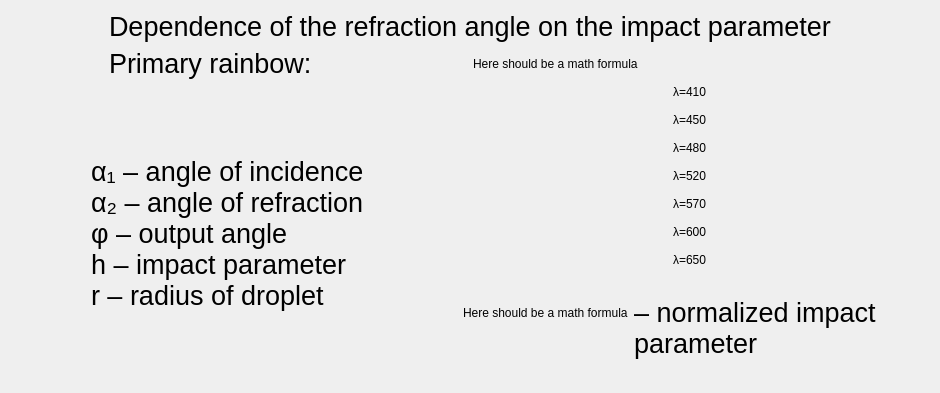
          <widget class="QWidget" name="slide2">
           <layout class="QVBoxLayout" name="verticalLayout_23">
            <item>
             <layout class="QHBoxLayout" name="hLayout_definition_slide2">
              <item>
               <spacer name="hlSpacer_definition_slide2">
                <property name="orientation">
                 <enum>Qt::Orientation::Horizontal</enum>
                </property>
                <property name="sizeHint" stdset="0">
                 <size>
                  <width>40</width>
                  <height>20</height>
                 </size>
                </property>
               </spacer>
              </item>
              <item>
               <layout class="QVBoxLayout" name="vLayout_description_slide2">
                <item>
                 <widget class="QLabel" name="label_definition_slide2">
                  <property name="font">
                   <font>
                    <pointsize>20</pointsize>
                   </font>
                  </property>
                  <property name="text">
                   <string>Dependence of the refraction angle on the impact parameter</string>
                  </property>
                 </widget>
                </item>
                <item>
                 <layout class="QHBoxLayout" name="hLayout_primary_slide2">
                  <item>
                   <widget class="QLabel" name="label_primary_slide2">
                    <property name="font">
                     <font>
                      <pointsize>20</pointsize>
                     </font>
                    </property>
                    <property name="text">
                     <string>Primary rainbow:</string>
                    </property>
                   </widget>
                  </item>
                  <item>
                   <widget class="QLabel" name="label_formula1_slide2">
                    <property name="text">
                     <string>Here should be a math formula</string>
                    </property>
                   </widget>
                  </item>
                 </layout>
                </item>
               </layout>
              </item>
              <item>
               <spacer name="hrSpacer_definition_slide2">
                <property name="orientation">
                 <enum>Qt::Orientation::Horizontal</enum>
                </property>
                <property name="sizeHint" stdset="0">
                 <size>
                  <width>40</width>
                  <height>20</height>
                 </size>
                </property>
               </spacer>
              </item>
             </layout>
            </item>
            <item>
             <layout class="QHBoxLayout" name="horizontalLayout_8">
              <item>
               <spacer name="horizontalSpacer_6">
                <property name="orientation">
                 <enum>Qt::Orientation::Horizontal</enum>
                </property>
                <property name="sizeType">
                 <enum>QSizePolicy::Policy::Fixed</enum>
                </property>
                <property name="sizeHint" stdset="0">
                 <size>
                  <width>40</width>
                  <height>20</height>
                 </size>
                </property>
               </spacer>
              </item>
              <item>
               <layout class="QVBoxLayout" name="verticalLayout_19">
                <item>
                 <layout class="QHBoxLayout" name="glWidgetLayout_slide2"/>
                </item>
                <item>
                 <layout class="QHBoxLayout" name="horizontalLayout_3">
                  <item>
                   <spacer name="horizontalSpacer_12">
                    <property name="orientation">
                     <enum>Qt::Orientation::Horizontal</enum>
                    </property>
                    <property name="sizeHint" stdset="0">
                     <size>
                      <width>40</width>
                      <height>20</height>
                     </size>
                    </property>
                   </spacer>
                  </item>
                  <item>
                   <widget class="QLabel" name="label_description_slide2">
                    <property name="font">
                     <font>
                      <pointsize>20</pointsize>
                     </font>
                    </property>
                    <property name="text">
                     <string>α₁ – angle of incidence
α₂ – angle of refraction
φ – output angle
h – impact parameter
r – radius of droplet</string>
                    </property>
                    <property name="alignment">
                     <set>Qt::AlignmentFlag::AlignLeading|Qt::AlignmentFlag::AlignLeft|Qt::AlignmentFlag::AlignVCenter</set>
                    </property>
                   </widget>
                  </item>
                  <item>
                   <spacer name="horizontalSpacer_13">
                    <property name="orientation">
                     <enum>Qt::Orientation::Horizontal</enum>
                    </property>
                    <property name="sizeHint" stdset="0">
                     <size>
                      <width>40</width>
                      <height>20</height>
                     </size>
                    </property>
                   </spacer>
                  </item>
                 </layout>
                </item>
               </layout>
              </item>
              <item>
               <spacer name="horizontalSpacer_7">
                <property name="orientation">
                 <enum>Qt::Orientation::Horizontal</enum>
                </property>
                <property name="sizeType">
                 <enum>QSizePolicy::Policy::Fixed</enum>
                </property>
                <property name="sizeHint" stdset="0">
                 <size>
                  <width>40</width>
                  <height>20</height>
                 </size>
                </property>
               </spacer>
              </item>
              <item>
               <layout class="QVBoxLayout" name="verticalLayout_18">
                <item>
                 <layout class="QHBoxLayout" name="hLayout_qwt_slide2">
                  <item>
                   <widget class="QWidget" name="qwtWidget_slide2" native="true"/>
                  </item>
                  <item>
                   <widget class="QLabel" name="label_lambdas_slide2">
                    <property name="text">
                     <string>λ=410

λ=450

λ=480

λ=520

λ=570

λ=600

λ=650</string>
                    </property>
                   </widget>
                  </item>
                 </layout>
                </item>
                <item>
                 <layout class="QHBoxLayout" name="horizontalLayout">
                  <item>
                   <spacer name="horizontalSpacer">
                    <property name="orientation">
                     <enum>Qt::Orientation::Horizontal</enum>
                    </property>
                    <property name="sizeHint" stdset="0">
                     <size>
                      <width>13</width>
                      <height>109</height>
                     </size>
                    </property>
                   </spacer>
                  </item>
                  <item>
                   <layout class="QVBoxLayout" name="verticalLayout_16">
                    <item>
                     <widget class="QLabel" name="label_formula2_slide2">
                      <property name="text">
                       <string>Here should be a math formula</string>
                      </property>
                     </widget>
                    </item>
                    <item>
                     <spacer name="verticalSpacer">
                      <property name="orientation">
                       <enum>Qt::Orientation::Vertical</enum>
                      </property>
                      <property name="sizeType">
                       <enum>QSizePolicy::Policy::Fixed</enum>
                      </property>
                      <property name="sizeHint" stdset="0">
                       <size>
                        <width>20</width>
                        <height>30</height>
                       </size>
                      </property>
                     </spacer>
                    </item>
                   </layout>
                  </item>
                  <item>
                   <widget class="QLabel" name="label_normalized_slide2">
                    <property name="font">
                     <font>
                      <pointsize>20</pointsize>
                     </font>
                    </property>
                    <property name="text">
                     <string>– normalized impact
parameter</string>
                    </property>
                   </widget>
                  </item>
                  <item>
                   <spacer name="horizontalSpacer_2">
                    <property name="orientation">
                     <enum>Qt::Orientation::Horizontal</enum>
                    </property>
                    <property name="sizeHint" stdset="0">
                     <size>
                      <width>13</width>
                      <height>109</height>
                     </size>
                    </property>
                   </spacer>
                  </item>
                 </layout>
                </item>
               </layout>
              </item>
              <item>
               <spacer name="horizontalSpacer_8">
                <property name="orientation">
                 <enum>Qt::Orientation::Horizontal</enum>
                </property>
                <property name="sizeType">
                 <enum>QSizePolicy::Policy::Fixed</enum>
                </property>
                <property name="sizeHint" stdset="0">
                 <size>
                  <width>40</width>
                  <height>20</height>
                 </size>
                </property>
               </spacer>
              </item>
             </layout>
            </item>
           </layout>
          </widget>
